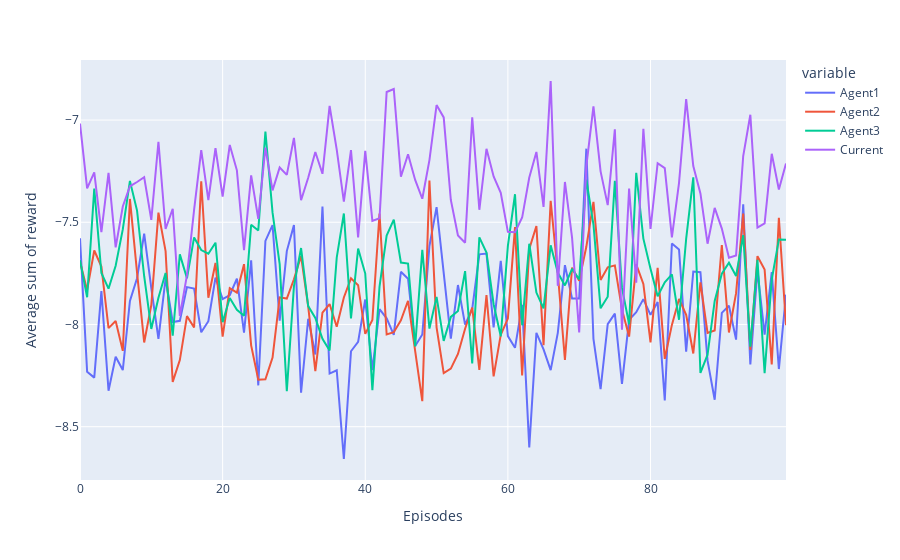

Notebook source saved alongside this figure:
### Code cell
fog = px.line(data_eps_s, y=['Agent1', 'Agent2', 'Agent3', 'Current'])
fog.update_layout(xaxis_title = 'Episodes', yaxis_title = 'Average sum of reward')
fog.show()
